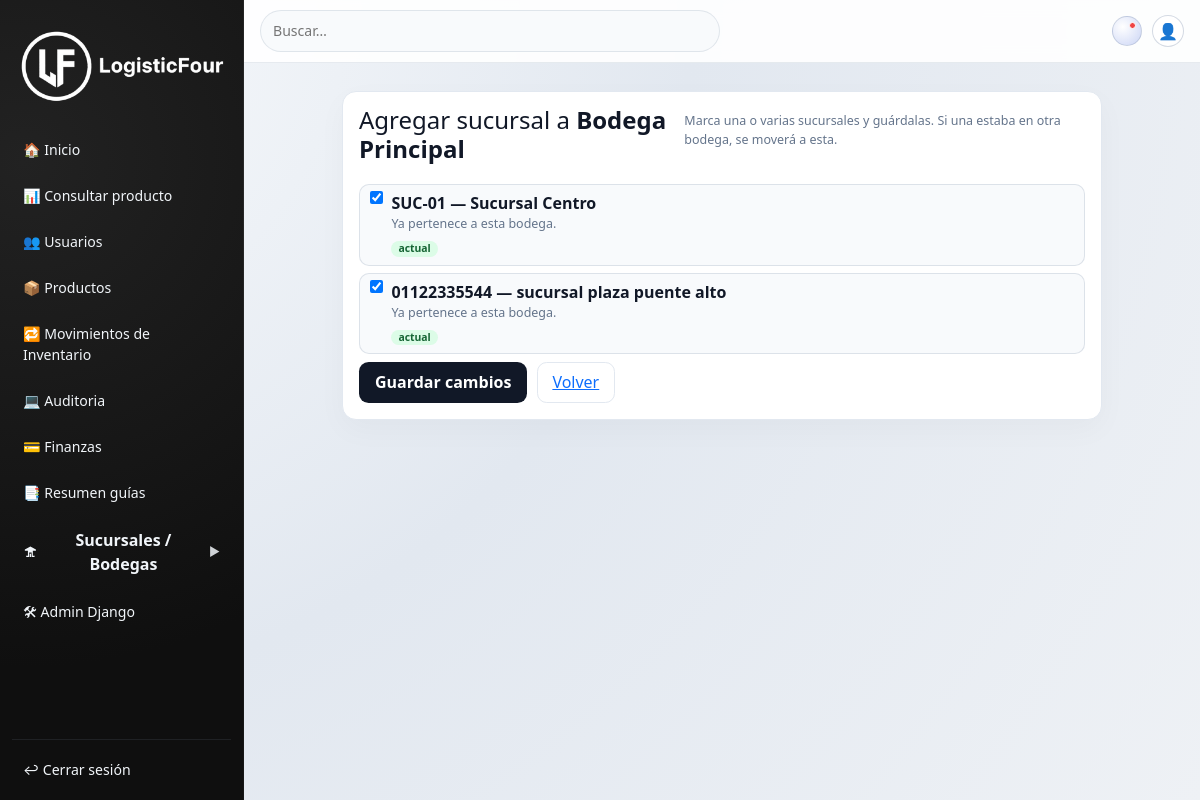
Page /bodegas/1/agregar-sucursal/ (signed in) on the earlier database version.
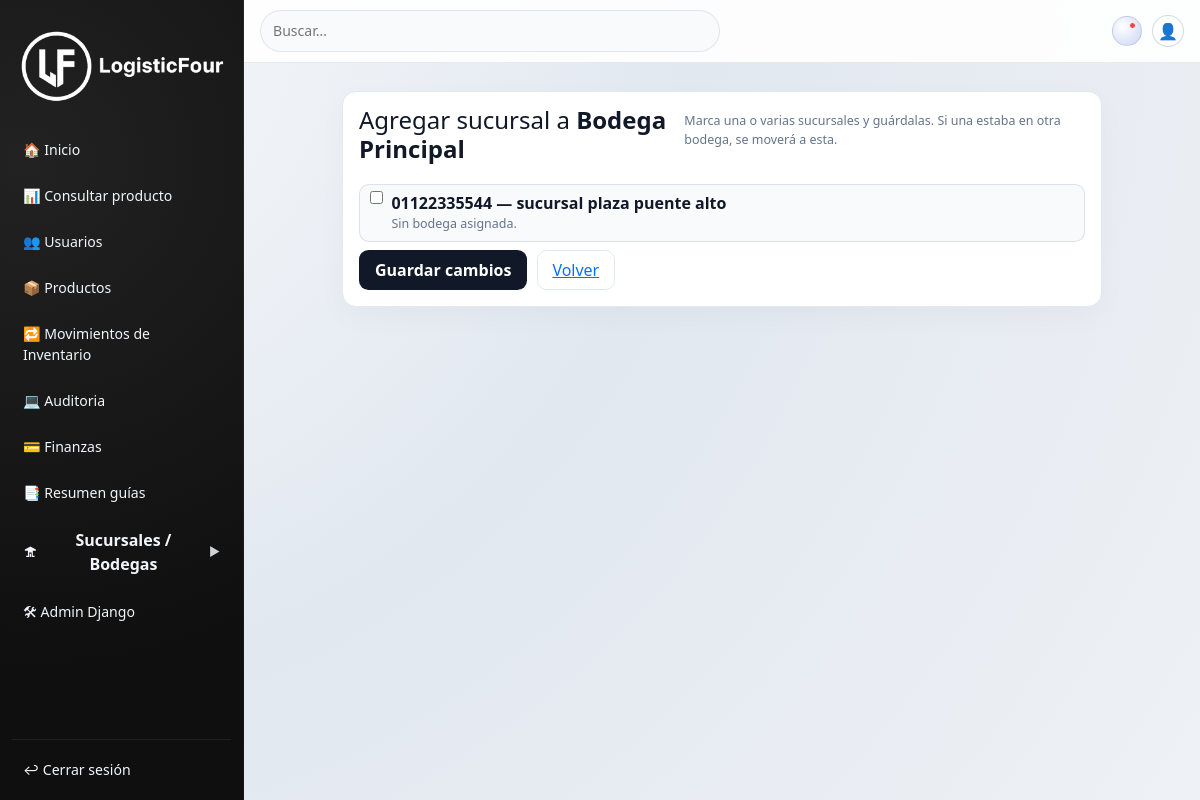
Same page on the later database version.
### core/models.py (models this page shows, shortened)
class MarcaTiempo(models.Model):
    creado_en = models.DateTimeField(auto_now_add=True)
    actualizado_en = models.DateTimeField(auto_now=True)
    class Meta:
        abstract = True

class Sucursal(MarcaTiempo):
    codigo = models.CharField(max_length=30, unique=True)
    nombre = models.CharField(max_length=150)
    direccion = models.TextField(blank=True)
    ciudad = models.CharField(max_length=120, blank=True)
    region = models.CharField(max_length=120, blank=True)
    pais = models.CharField(max_length=120, default="Chile")
    activo = models.BooleanField(default=True)
    bodega = models.ForeignKey(
        Bodega,
        on_delete=models.SET_NULL,
        null=True,
        blank=True,
        related_name="sucursales",
    )
    productos = models.ManyToManyField(Producto, blank=True, related_name="sucursales")
    class Meta:
        db_table = "sucursales"

### core/views.py (the view, shortened to what this page needs)
# urls.py: path('bodegas/<int:bodega_id>/agregar-sucursal/', views.bodega_agregar_sucursal, name='bodega-agregar-sucursal'),
@login_required
def bodega_agregar_sucursal(request, bodega_id):
    bodega = get_object_or_404(Bodega, pk=bodega_id)
    sucursales = (
        Sucursal.objects
        .select_related("bodega")
        .order_by("nombre")
    )
    return render(
        request,
        "core/bodega_agregar_sucursal.html",
        {
            "bodega": bodega,
            "sucursales": sucursales,
        },
    )

### core/context_processors.py (called while the page is built)
def currency_context(request):
    current = request.session.get("currency", "CLP")
    return {
        "current_currency": current,
        "currency_supported": ["CLP", "USD"],
    }

### core/templates/core/bodega_agregar_sucursal.html (shortened to what this page needs)
{% extends "core/base.html" %}
{% block content %}
<div class="shell">
  <div class="card-box">
    <div class="card-head">
      <h4 class="mb-0">Agregar sucursal a <strong>{{ bodega.nombre }}</strong></h4>
      <p class="muted mb-2">Marca una o varias sucursales y guárdalas. Si una estaba en otra bodega, se moverá a esta.</p>
    </div>
    <div class="card-body">
      <form method="post">
        <div class="suc-list">
          {% for s in sucursales %}
            {% if s.bodega_id == bodega.id %}
              <label class="suc-item">
                <input type="checkbox" name="sucursales" value="{{ s.id }}" checked>
                <div>
                  <div class="suc-name">{{ s.codigo }} — {{ s.nombre }}</div>
                  <div class="muted">Ya pertenece a esta bodega.</div>
                  <span class="badge badge-this">actual</span>
                </div>
              </label>
            {% else %}
              <label class="suc-item">
                <input type="checkbox" name="sucursales" value="{{ s.id }}">
                <div>
                  <div class="suc-name">{{ s.codigo }} — {{ s.nombre }}</div>
                  <div class="muted">Sin bodega asignada.</div>
                </div>
              </label>
            {% endif %}
          {% empty %}
            <p class="muted">No hay sucursales creadas.</p>
          {% endfor %}
        </div>
        <div class="actions mt-2">
          <button type="submit" class="btn-dark">Guardar cambios</button>
          <a href="{% url 'bodega-list' %}" class="btn-ghost">Volver</a>
        </div>
      </form>
    </div>
  </div>
</div>
{% endblock %}

Differences in the rows shown:
removed Sucursal: codigo "SUC-01", nombre "Sucursal Centro"
changed Sucursal "sucursal plaza puente alto": sucursales "☑" → "☐"; bodega_id "Ya pertenece a esta bodega. actual" → "Sin bodega asignada."
